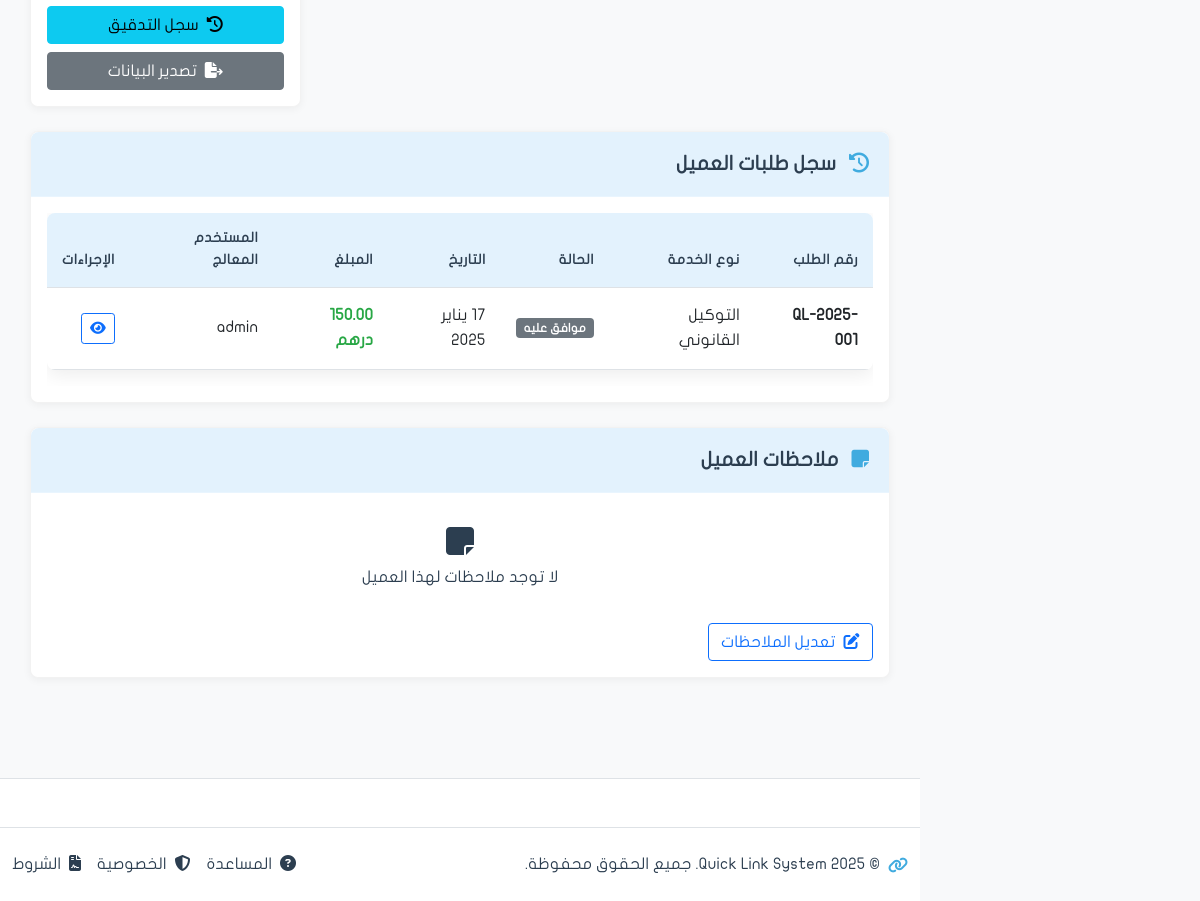
Before: /clients/21/ (lower part) with the older database file.
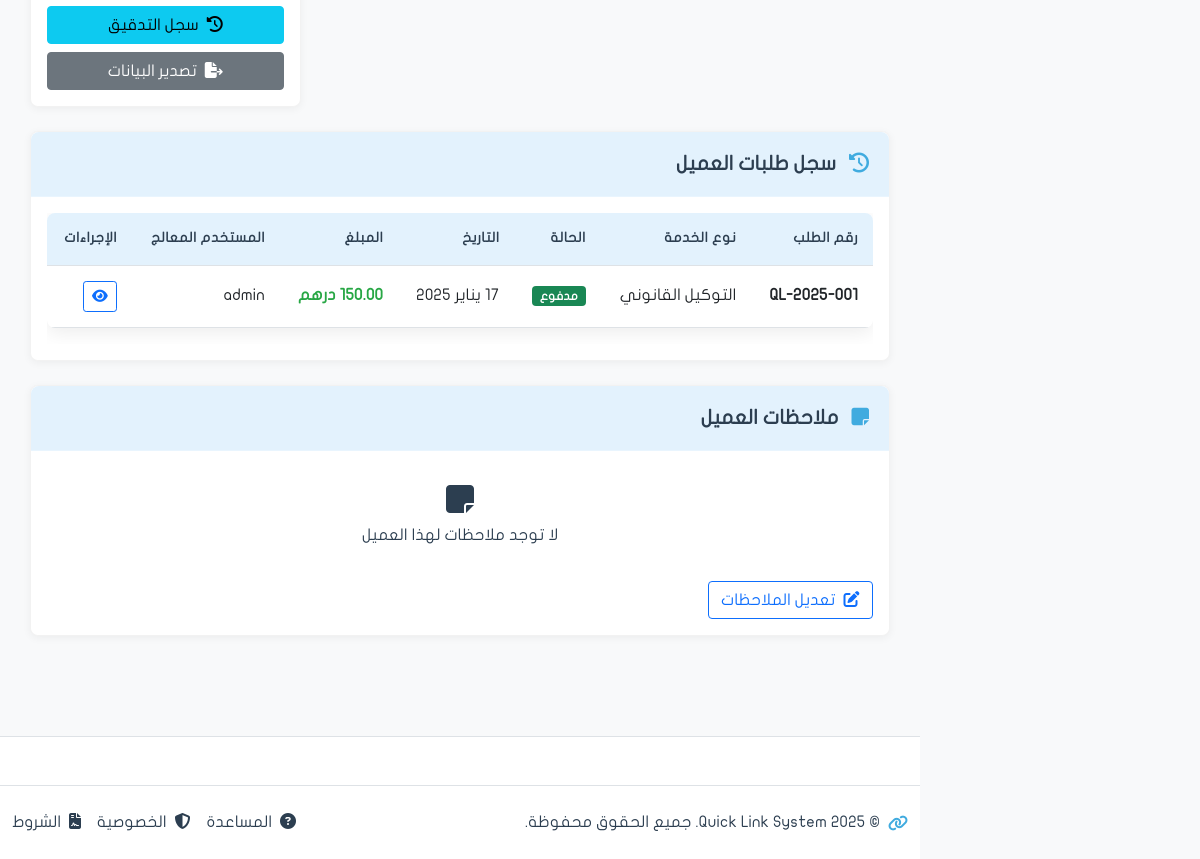
After: the same page with the newer database file.
### apps/requests/models.py (models this page shows, shortened)
class Request(models.Model):
    reference_number = models.CharField(
        'الرقم المرجعي',
        max_length=20,
        unique=True,
        editable=False
    )  # QL-2025-001
    customer = models.ForeignKey(
        'clients.Customer',
        on_delete=models.PROTECT,
        related_name='requests',
        verbose_name='العميل'
    )
    request_type = models.ForeignKey(
        'RequestType',
        on_delete=models.PROTECT,
        related_name='requests',
        verbose_name='نوع الطلب',
        null=True,  # للتوافق مع البيانات القديمة
        blank=True
    )
    request_type_legacy = models.CharField(
        'نوع الطلب (قديم)',
        max_length=100,
        blank=True,
        null=True
    )
    status = models.CharField(
        'الحالة',
        max_length=20,
        choices=RequestStatus.choices,
        default=RequestStatus.NEW
    )
    priority = models.CharField('الأولوية', max_length=20, choices=[
        ('low', 'منخفضة'),
        ('medium', 'متوسطة'),
        ('high', 'عالية'),
        ('urgent', 'عاجلة'),
    ], default='medium')
    template = models.ForeignKey(
        'Template',
        on_delete=models.PROTECT,
        related_name='requests',
        verbose_name='القالب القانوني',
        null=True,
        blank=True
    )
    needs_approval = models.BooleanField('يحتاج موافقة', default=True)
    approved_by = models.ForeignKey(
        'auth.User',
        on_delete=models.SET_NULL,
        null=True,
        blank=True,
        related_name='approved_requests',
        verbose_name='تمت الموافقة من'
    )
    approved_at = models.DateTimeField('تاريخ الموافقة', null=True, blank=True)
    rejected_by = models.ForeignKey(
        'auth.User',
        on_delete=models.SET_NULL,
        null=True,
        blank=True,
        related_name='rejected_requests',
        verbose_name='تم الرفض من'
    )
    rejected_at = models.DateTimeField('تاريخ الرفض', null=True, blank=True)
    rejection_reason = models.TextField('سبب الرفض', blank=True)
    submission_date = models.DateField('تاريخ التقديم', null=True, blank=True)
    due_date = models.DateField('تاريخ الاستحقاق', null=True, blank=True)
    completion_date = models.DateTimeField('تاريخ الإكمال', null=True, blank=True)
    total_amount = models.DecimalField('المبلغ الإجمالي', max_digits=10, decimal_places=2, default=0)
    is_paid = models.BooleanField('مدفوع', default=False)
    payment_method = models.CharField('طريقة الدفع', max_length=50, blank=True)
    description = models.TextField('الوصف', blank=True)
    notes = models.TextField('ملاحظات', blank=True)
    internal_notes = models.TextField('ملاحظات داخلية', blank=True)
    checklist_completed = models.BooleanField('Checklist مكتمل', default=False)
    identity_verified = models.BooleanField('الهوية موثقة', default=False)
    template_selected = models.BooleanField('القالب محدد', default=False)
    payment_confirmed = models.BooleanField('الدفع مؤكد', default=False)
    created_at = models.DateTimeField('تاريخ الإنشاء', auto_now_add=True)
    updated_at = models.DateTimeField('آخر تحديث', auto_now=True)
    created_by = models.ForeignKey(
        'auth.User',
        on_delete=models.SET_NULL,
        null=True,
        related_name='requests_created',
        verbose_name='تم الإنشاء بواسطة'
    )
    assigned_to = models.ForeignKey(
        'auth.User',
        on_delete=models.SET_NULL,
        null=True,
        blank=True,
        related_name='assigned_requests',
        verbose_name='مسند إلى'
    )
    is_deleted = models.BooleanField('محذوف', default=False)
    deleted_at = models.DateTimeField('تاريخ الحذف', null=True, blank=True)
    deleted_by = models.ForeignKey(
        'auth.User',
        on_delete=models.SET_NULL,
        null=True,
        blank=True,
        related_name='requests_deleted',
        verbose_name='تم الحذف بواسطة'
    )
    class Meta:
        verbose_name = 'طلب'
        verbose_name_plural = 'الطلبات'
        ordering = ['-created_at']
        permissions = [
            ('approve_request', 'يمكنه الموافقة على الطلبات'),
            ('reject_request', 'يمكنه رفض الطلبات'),
            ('can_delete_request', 'يمكنه حذف الطلبات'),
            ('view_all_requests', 'يمكنه رؤية جميع الطلبات'),
        ]
        indexes = [
            models.Index(fields=['reference_number']),
            models.Index(fields=['status']),
            models.Index(fields=['created_at']),
        ]

class RequestType(models.Model):
    name_arabic = models.CharField('الاسم بالعربية', max_length=200)
    name_english = models.CharField('الاسم بالإنجليزية', max_length=200, blank=True)
    code = models.CharField('الرمز', max_length=50, unique=True, editable=False)
    category = models.ForeignKey(
        'RequestCategory',
        on_delete=models.PROTECT,
        related_name='request_types',
        verbose_name='الفئة',
        null=True,  # للتوافق المؤقت
        blank=True
    )
    description = models.TextField('الوصف', blank=True)
    default_price = models.DecimalField('السعر الافتراضي', max_digits=10, decimal_places=2, default=420.00)
    is_active = models.BooleanField('نشط', default=True)
    display_order = models.IntegerField('ترتيب العرض', default=0)
    usage_count = models.IntegerField('عدد الاستخدامات', default=0)
    created_at = models.DateTimeField('تاريخ الإنشاء', auto_now_add=True)
    updated_at = models.DateTimeField('آخر تحديث', auto_now=True)
    created_by = models.ForeignKey('auth.User', on_delete=models.SET_NULL, null=True, blank=True)
    class Meta:
        verbose_name = 'نوع طلب'
        verbose_name_plural = 'أنواع الطلبات'
        ordering = ['display_order', 'name_arabic']

### apps/clients/views.py (the view)
# urls.py: path('<int:pk>/', views.detail, name='detail'),
def detail(request, pk):
    customer = get_object_or_404(Customer, pk=pk)
    customer_requests = customer.requests.filter(is_deleted=False).order_by('-created_at')
    total_requests = customer_requests.count()
    completed_requests = customer_requests.filter(status='completed').count()
    pending_requests = customer_requests.filter(status__in=['pending', 'review']).count()
    cancelled_requests = customer_requests.filter(status='cancelled').count()
    today = date.today()
    days_until_birthday = None
    is_birthday_soon = False
    this_year_birthday = customer.date_of_birth.replace(year=today.year)
    if this_year_birthday < today:
        next_birthday = customer.date_of_birth.replace(year=today.year + 1)
    else:
        next_birthday = this_year_birthday
    days_until_birthday = (next_birthday - today).days
    is_birthday_soon = days_until_birthday <= 7  # أقل من 7 أيام
    context = {
        'page_title': f'ملف العميل: {customer.full_name}',
        'customer': customer,
        'requests': customer_requests,
        'total_requests': total_requests,
        'completed_requests': completed_requests,
        'pending_requests': pending_requests,
        'cancelled_requests': cancelled_requests,
        'days_until_birthday': days_until_birthday,
        'is_birthday_soon': is_birthday_soon,
    }
    return render(request, 'clients/detail.html', context)

### apps/clients/models.py (called while the page is built)
    @property
    def masked_emirates_id(self):
        return f"{self.emirates_id[:3]}-****-{self.emirates_id[-9:-2]}-{self.emirates_id[-1]}"

    @property
    def masked_phone(self):
        if len(self.phone) >= 10:
            return f"{self.phone[:3]}-****-{self.phone[-3:]}"
        return "****"

    @property
    def age(self):
        today = date.today()
        return today.year - self.date_of_birth.year - (
            (today.month, today.day) < (self.date_of_birth.month, self.date_of_birth.day)
        )

### apps/clients/templates/clients/detail.html (shortened to what the changed rows need)
{% extends 'base.html' %}
{% load static %}
{% block content %}
            <div class="card mb-4">
                <div class="card-body">
                    <div class="table-responsive">
                        <table class="table table-hover">
                            <thead>
                                <tr>
                                    <th>رقم الطلب</th>
                                    <th>نوع الخدمة</th>
                                    <th>الحالة</th>
                                    <th>التاريخ</th>
                                    <th>المبلغ</th>
                                    <th>المستخدم المعالج</th>
                                    <th>الإجراءات</th>
                                </tr>
                            </thead>
                            <tbody>
                                {% if requests %}
                                    {% for req in requests %}
                                    <tr>
                                        <td><strong>{{ req.reference_number }}</strong></td>
                                        <td>
                                            {% if req.request_type %}
                                                {{ req.request_type.name_arabic }}
                                            {% else %}
                                                غير محدد
                                            {% endif %}
                                        </td>
                                        <td>
                                            <span class="badge
                                                {% if req.status == 'completed' or req.status == 'paid' %}bg-success
                                                {% elif req.status == 'cancelled' or req.status == 'rejected' %}bg-danger
                                                {% elif req.status == 'in_review' or req.status == 'pending_payment' %}bg-warning
                                                {% elif req.status == 'new' %}bg-primary
                                                {% else %}bg-secondary{% endif %}">
                                                {{ req.get_status_display }}
                                            </span>
                                        </td>
                                        <td>{{ req.created_at|date:"d يناير Y" }}</td>
                                        <td>
                                            <strong class="{% if req.status != 'cancelled' %}text-success{% else %}text-muted{% endif %}">
                                                {{ req.total_amount|default:"0" }} درهم
                                            </strong>
                                        </td>
                                        <td>
                                            {% if req.created_by %}
                                                {{ req.created_by.get_full_name|default:req.created_by.username }}
                                            {% else %}
                                                النظام
                                            {% endif %}
                                        </td>
                                        <td>
                                            <a href="{% url 'requests:detail' req.id %}" class="btn btn-sm btn-outline-primary">
                                                <i class="fas fa-eye"></i>
                                            </a>
                                        </td>
                                    </tr>
                                    {% endfor %}
                                {% endif %}
                            </tbody>
                        </table>
                    </div>
                </div>
            </div>
{% endblock content %}

Changed rows visible on the page:
changed Request "التوكيل القانوني": status "موافق عليه" → "مدفوع"; total_amount "150.00" → (not shown)
